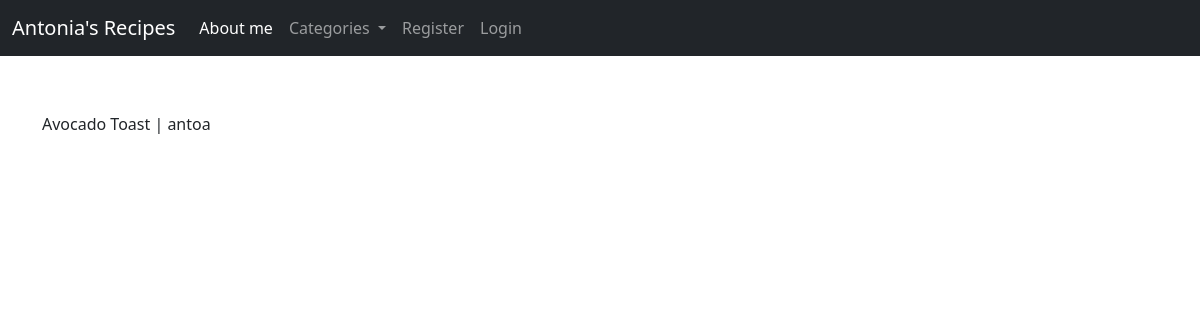
The app's page /category-detail/, older data.
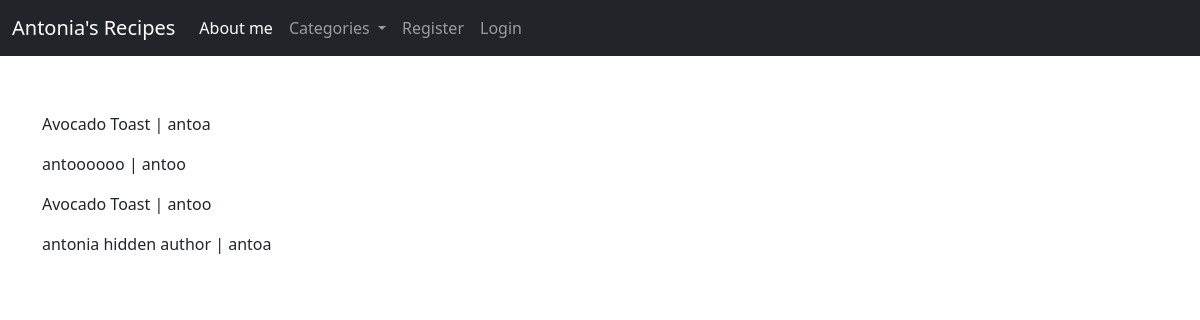
The same page, newer data.
### core/models.py (models this page shows, shortened)
class Post(models.Model):
    title = models.CharField(max_length=255)
    title_tag = models.CharField(max_length=255, default="Title_tag")
    author = models.ForeignKey(User, on_delete=models.CASCADE)
    body = RichTextField(blank=True, null=True)
    post_date = models.DateField(auto_now_add=True)
    category = models.CharField(max_length=255, default="Desert")
    likes = models.ManyToManyField(User, related_name='blog_posts')
    def __str__(self):
        return self.title + ' | ' + str(self.author)

### core/views.py (the view)
# urls.py: path('category-detail/',CategoryDetailView.as_view(), name='category-detail'),
class CategoryDetailView(ListView):
    model = Category
    template_name = 'category_detail.html'
    def get_context_data(self, **kwargs):
        cat_menu = Category.objects.all()
        context = super().get_context_data(**kwargs)
        context['post_list'] = Post.objects.filter(category="Vegan")
        context["cat_menu"] = cat_menu
        return context

### core/models.py (called while the page is built)
    def __str__(self):
        return self.name

### core/templates/category_detail.html (shortened to what this page needs)
{% extends 'base.html' %}
{% block content%}
{% for post in post_list %}
<p>{{post}}</p>
{% endfor %}
{% endblock %}

Row changes from the older to the newer data that the page shows:
added Post: title+author "antoooooo | antoo"
added Post: title+author "Avocado Toast | antoo"
added Post: title+author "antonia hidden author | antoa"
